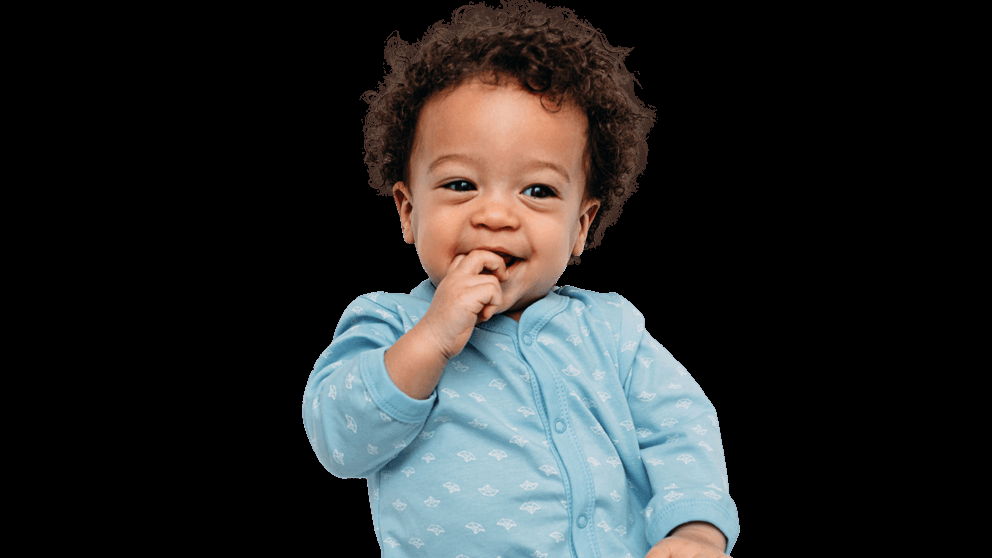
#> input picture open/resource/people.png, 992 x 558 px
$ python resize.py
#> lines starting #> are read from the running program, lines starting #| are printed output that depends on the picture
import cv2

img=cv2.imread("resource/people.png")
#> img is the input picture: shape (558, 992, 3); mean B, G, R 41.8, 41.8, 40.8
resize=cv2.resize(img,(300,200))
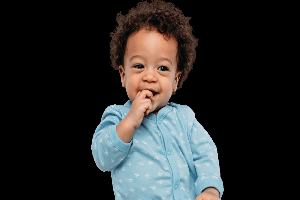
#> resize: shape (200, 300, 3); mean B, G, R 41.7, 41.8, 40.8
crop=img[0:200,100:400]
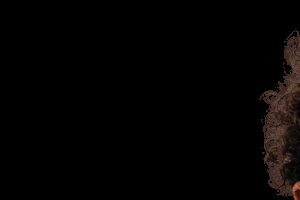
#> crop: shape (200, 300, 3); mean B, G, R 2.4, 2.9, 4.2

print(img.shape)
#| (558, 992, 3)
cv2.imshow("output",img)
cv2.imshow("resixe",resize)
cv2.imshow("crop",crop)
cv2.waitKey(0)
